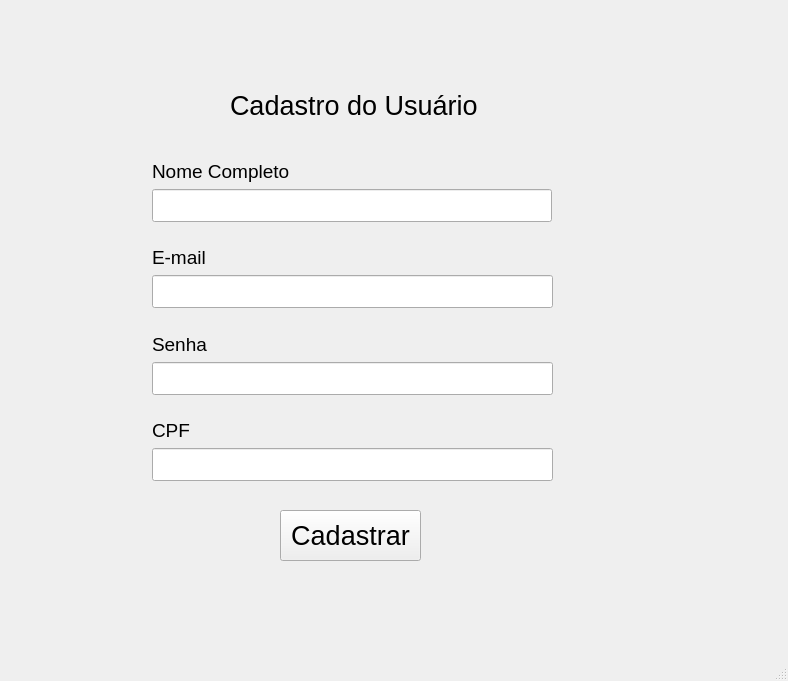
<?xml version="1.0" encoding="UTF-8"?>
<ui version="4.0">
 <class>MainWindow</class>
 <widget class="QMainWindow" name="MainWindow">
  <property name="geometry">
   <rect>
    <x>0</x>
    <y>0</y>
    <width>788</width>
    <height>681</height>
   </rect>
  </property>
  <property name="font">
   <font>
    <family>Segoe UI</family>
    <pointsize>16</pointsize>
   </font>
  </property>
  <property name="windowTitle">
   <string>MainWindow</string>
  </property>
  <widget class="QWidget" name="centralwidget">
   <widget class="QLabel" name="labelTituloCadUsuario">
    <property name="geometry">
     <rect>
      <x>230</x>
      <y>90</y>
      <width>251</width>
      <height>31</height>
     </rect>
    </property>
    <property name="font">
     <font>
      <family>Segoe UI</family>
      <pointsize>20</pointsize>
     </font>
    </property>
    <property name="text">
     <string>Cadastro do Usuário</string>
    </property>
   </widget>
   <widget class="QWidget" name="verticalLayoutWidget">
    <property name="geometry">
     <rect>
      <x>152</x>
      <y>160</y>
      <width>401</width>
      <height>321</height>
     </rect>
    </property>
    <layout class="QVBoxLayout" name="VerticalCadUsuario">
     <item>
      <widget class="QLabel" name="label_Ncompleto">
       <property name="font">
        <font>
         <family>Segoe UI</family>
         <pointsize>14</pointsize>
        </font>
       </property>
       <property name="text">
        <string>Nome Completo</string>
       </property>
      </widget>
     </item>
     <item>
      <widget class="QLineEdit" name="lineNcompleto">
       <property name="maximumSize">
        <size>
         <width>400</width>
         <height>35</height>
        </size>
       </property>
      </widget>
     </item>
     <item>
      <spacer name="verticalSpacer">
       <property name="orientation">
        <enum>Qt::Vertical</enum>
       </property>
       <property name="sizeHint" stdset="0">
        <size>
         <width>20</width>
         <height>10</height>
        </size>
       </property>
      </spacer>
     </item>
     <item>
      <widget class="QLabel" name="label_Email">
       <property name="font">
        <font>
         <pointsize>14</pointsize>
        </font>
       </property>
       <property name="text">
        <string>E-mail</string>
       </property>
      </widget>
     </item>
     <item>
      <widget class="QLineEdit" name="lineEmail"/>
     </item>
     <item>
      <spacer name="verticalSpacer_2">
       <property name="orientation">
        <enum>Qt::Vertical</enum>
       </property>
       <property name="sizeHint" stdset="0">
        <size>
         <width>20</width>
         <height>10</height>
        </size>
       </property>
      </spacer>
     </item>
     <item>
      <widget class="QLabel" name="label_Senha">
       <property name="font">
        <font>
         <pointsize>14</pointsize>
        </font>
       </property>
       <property name="text">
        <string>Senha</string>
       </property>
      </widget>
     </item>
     <item>
      <widget class="QLineEdit" name="lineSenha"/>
     </item>
     <item>
      <spacer name="verticalSpacer_3">
       <property name="orientation">
        <enum>Qt::Vertical</enum>
       </property>
       <property name="sizeHint" stdset="0">
        <size>
         <width>20</width>
         <height>10</height>
        </size>
       </property>
      </spacer>
     </item>
     <item>
      <widget class="QLabel" name="label_cpf">
       <property name="font">
        <font>
         <pointsize>14</pointsize>
        </font>
       </property>
       <property name="text">
        <string>CPF</string>
       </property>
      </widget>
     </item>
     <item>
      <widget class="QLineEdit" name="lineCpf"/>
     </item>
    </layout>
   </widget>
   <widget class="QPushButton" name="btnCadastrar">
    <property name="geometry">
     <rect>
      <x>280</x>
      <y>510</y>
      <width>141</width>
      <height>51</height>
     </rect>
    </property>
    <property name="font">
     <font>
      <pointsize>20</pointsize>
     </font>
    </property>
    <property name="text">
     <string>Cadastrar</string>
    </property>
   </widget>
  </widget>
  <widget class="QMenuBar" name="menubar">
   <property name="geometry">
    <rect>
     <x>0</x>
     <y>0</y>
     <width>788</width>
     <height>21</height>
    </rect>
   </property>
  </widget>
  <widget class="QStatusBar" name="statusbar"/>
 </widget>
 <resources/>
 <connections/>
</ui>
